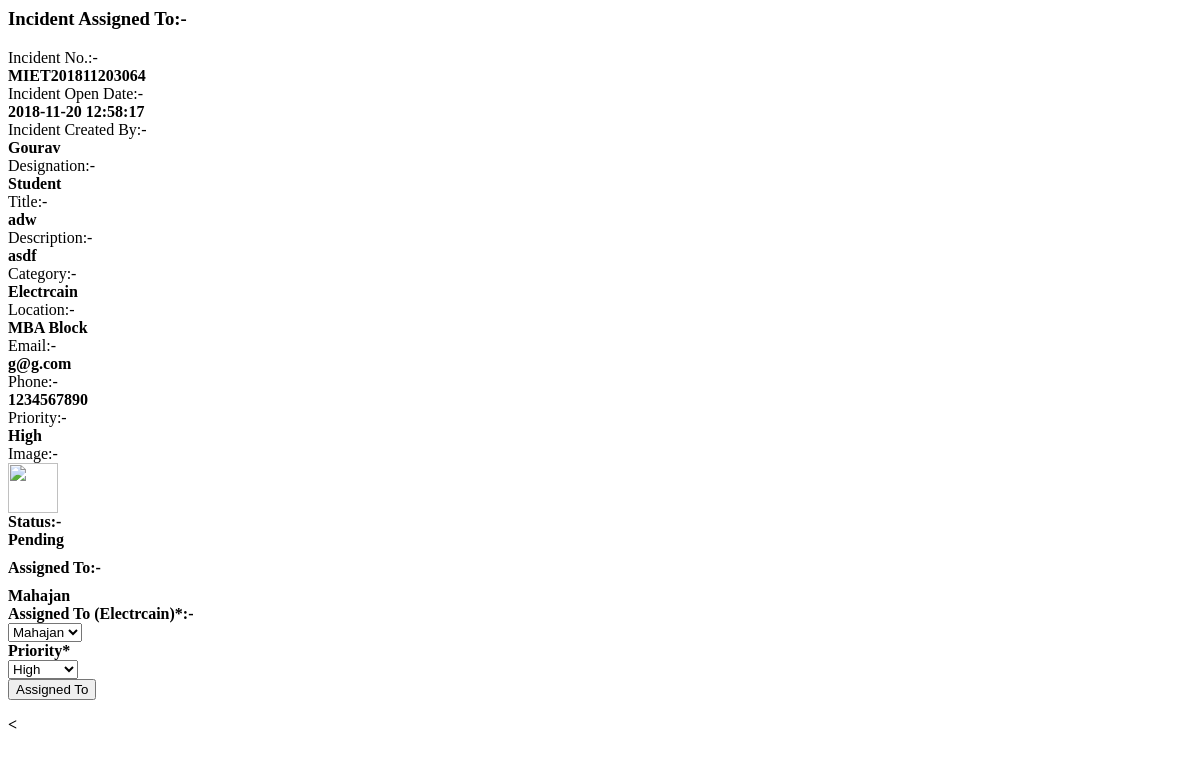
The page /update_incident.php?id=8 on the database its author committed.
### tables this page shows
CREATE TABLE `incident_records` (
  `id` int(11) NOT NULL,
  `incident_created_by` varchar(255) NOT NULL,
  `title` varchar(255) NOT NULL,
  `designation` varchar(255) NOT NULL,
  `email` varchar(255) NOT NULL,
  `phone` varchar(255) NOT NULL,
  `priority` varchar(255) NOT NULL,
  `status` varchar(255) NOT NULL,
  `location` varchar(255) NOT NULL,
  `category` varchar(255) NOT NULL,
  `description` varchar(255) NOT NULL,
  `incident_open_date` varchar(255) NOT NULL,
  `incident_closed_date` varchar(255) NOT NULL,
  `incident_no` varchar(255) NOT NULL,
  `userid` varchar(255) NOT NULL,
  `assigned_to` varchar(255) NOT NULL,
  `handler_id` varchar(255) NOT NULL,
  `image` varchar(255) NOT NULL
);

CREATE TABLE `handler_registration` (
  `id` int(11) NOT NULL,
  `name` varchar(255) NOT NULL,
  `designation` varchar(255) NOT NULL,
  `email` varchar(255) NOT NULL,
  `phone` varchar(255) NOT NULL,
  `password` varchar(255) NOT NULL,
  `type` varchar(255) NOT NULL
);

### update_incident.php (the view, shortened to what this page needs)
<?php
  if(isset($_REQUEST['id']))
	 $id=$_REQUEST['id'];
else
	$id="";
$fetch_query="select * from incident_records where id=$id";
$rid=mysqli_query($link,$fetch_query);
$datainfo=mysqli_fetch_array($rid);
 ?>
    <section id="main-content">
      <section class="wrapper">
        <div class="row">
          <div class="col-lg-12">
            <h3 class="page-header"><i class="fa fa-files-o"></i> Incident Assigned To:-</h3>
          </div>
        </div>
        <div class="row">
          <div class="col-lg-12">
            <section class="panel">
              <div class="panel-body">
                <div class="form">
                  <form class="form-validate form-horizontal" id="register_form" method="post" action="">
				  <div class="form-group ">
                      <div class="col-lg-10">
					  <div class="col-md-5">Incident No.:-</div><div class="col-md-5"><strong><?php echo $datainfo['incident_no'];?></strong></div>
					  <div class="col-md-5">Incident Open Date:-</div><div class="col-md-5"><strong><?php echo $datainfo['incident_open_date'];?></strong></div>
					  <div class="col-md-5">Incident Created By:-</div><div class="col-md-5"><strong><?php echo $datainfo['incident_created_by'];?></strong></div>
					  <div class="col-md-5">Designation:-</div><div class="col-md-5"><strong><?php echo $datainfo['designation'];?></strong></div>
					  <div class="col-md-5">Title:-</div><div class="col-md-5"><strong><?php echo $datainfo['title'];?></strong></div>
					  <div class="col-md-5">Description:-</div><div class="col-md-5"><strong><?php echo $datainfo['description'];?></strong></div>
					  <div class="col-md-5">Category:-</div><div class="col-md-5"><strong><?php echo $datainfo['category'];?></strong></div>
					  <div class="col-md-5">Location:-</div><div class="col-md-5"><strong><?php echo $datainfo['location'];?></strong></div>
					  <div class="col-md-5">Email:-</div><div class="col-md-5"><strong><?php echo $datainfo['email'];?></strong></div>
					  <div class="col-md-5">Phone:-</div><div class="col-md-5"><strong><?php echo $datainfo['phone'];?></strong></div>
					  <div class="col-md-5">Priority:-</div><div class="col-md-5"><strong><?php echo $datainfo['priority'];?></strong></div>
					  <div class="col-md-5">Image:-</div><div class="col-md-5"><strong><a href="javascript:void(0)"onclick="document.getElementById('light').style.display='block';document.getElementById('fade').style.display='block'"><img class="imgimg"src="upload/<?php  echo $datainfo['image']; ?>"></a> </div>
					  <div class="col-md-5">Status:-</div><div style="width:20%;"  <?php if($datainfo['status']=='Closed') { ?>class="col-md-5 btn btn-success" <?php } elseif($datainfo['status']=='Processing') { ?>class="col-md-5 btn btn-warning"
	 <?php } else { ?>   class="col-md-5 btn btn-danger"  <?php }?>><strong><?php echo $datainfo['status'];?></strong></div>
					  <?php if($datainfo['assigned_to']!="") { ?><div style="margin-top:10px" class="col-md-5">Assigned To:-</div><div style="width:20%;margin-top:10px" class="col-md-5 btn btn-primary"><strong><?php echo $datainfo['assigned_to'];?></strong></div><?php }?>
                      </div>
                    </div>
					<div class="form-group">
                    <label class="control-label col-lg-2" for="inputSuccess">Assigned To (<?php echo $datainfo['category'];?>)*:-</label>
                    <div class="col-lg-10">
                     <?php
$cat=$datainfo['category'];
					 $query="SELECT * FROM handler_registration where designation='$cat'";
$result = mysqli_query($link,$query);
echo "<select name='handler_id' id='handler_id' required class='form-control'    >";
while($nt=mysqli_fetch_array($result)){
?>
<option value="<?php echo $nt['id']; echo"-";echo $nt['name']; ?>" <?php if($nt['id']==$datainfo['handler_id']) { echo "selected"; } ?>  ><?php echo $nt['name'] ?></option>
<?php
}
echo "</select>"; ?>
                    </div>
                  </div>
					<div class="form-group">
                    <label class="control-label col-lg-2" for="inputSuccess">Priority*</label>
                    <div class="col-lg-10">
                      <select class="form-control m-bot15" name="priority" required >
                                              <option value="High" <?php if($datainfo['priority']=="High") echo 'selected="selected"';?>>High</option>
                                          </select>
                    </div>
                  </div>
                    <div class="form-group">
                      <div class="col-lg-offset-2 col-lg-10">
                        <input class="btn btn-primary" name="submit" Value="Assigned To" type="submit">
                      </div>
                    </div>
                  </form>
                </div>
              </div>
            </section>
          </div>
        </div>
      </section>
    </section>
  <<script src="js/fullcalendar.min.js"></script>
</body>
</html>

### update_incident.php (style rules this page uses)
.imgimg { width:50px;height:50px;cursor:pointer }

### rows shown on the page
incident_records: incident_no "MIET201811203064", incident_open_date "2018-11-20 12:58:17", incident_created_by "Gourav", designation "Student", title "adw", description "asdf", category "Electrcain", location "MBA Block", email "g@g.com", phone "1234567890", priority "High", status "Pending", assigned_to "Mahajan", handler_id "Mahajan"
